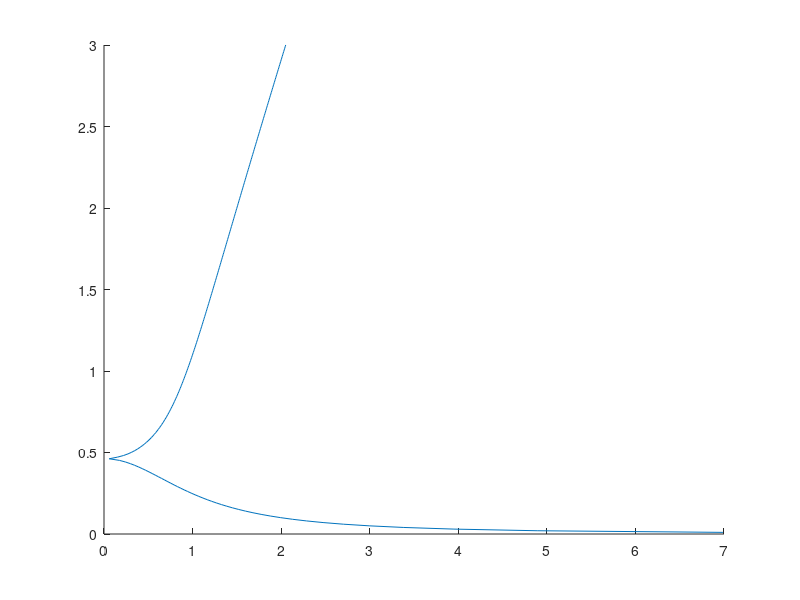

MATLAB code to generate this figure:
A=linspace(3,0,300);
w0=1;
h=10;
Fc=200;
w=zeros(300,1)';
figure
hold on
for ii=1:300
    a=A(ii);
    w(ii)=abs(((0.353553i)*sqrt(-3*a^3-8*a+4))/sqrt(a));
end

plot(w,A)

